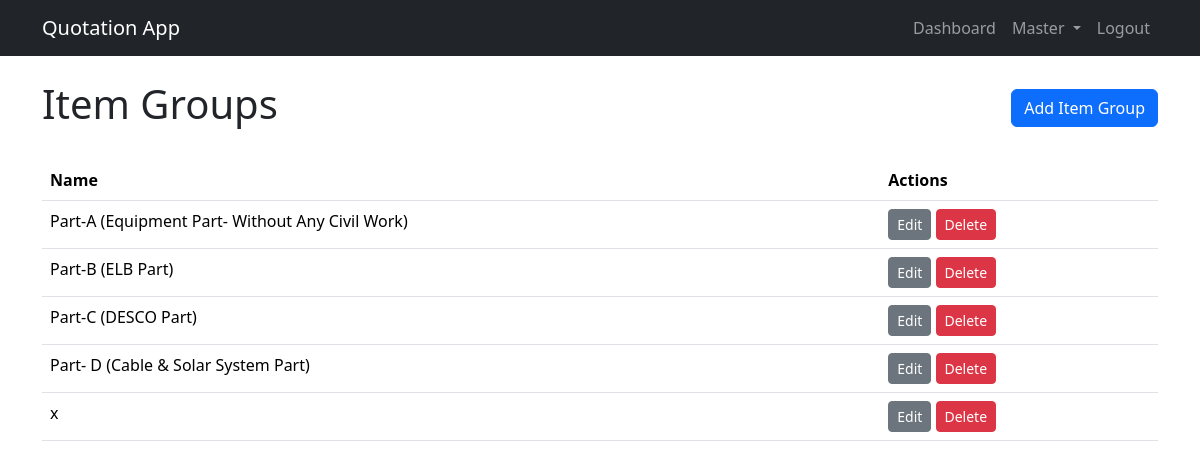
/item-groups/ (signed in), run on an earlier commit of the app's database.
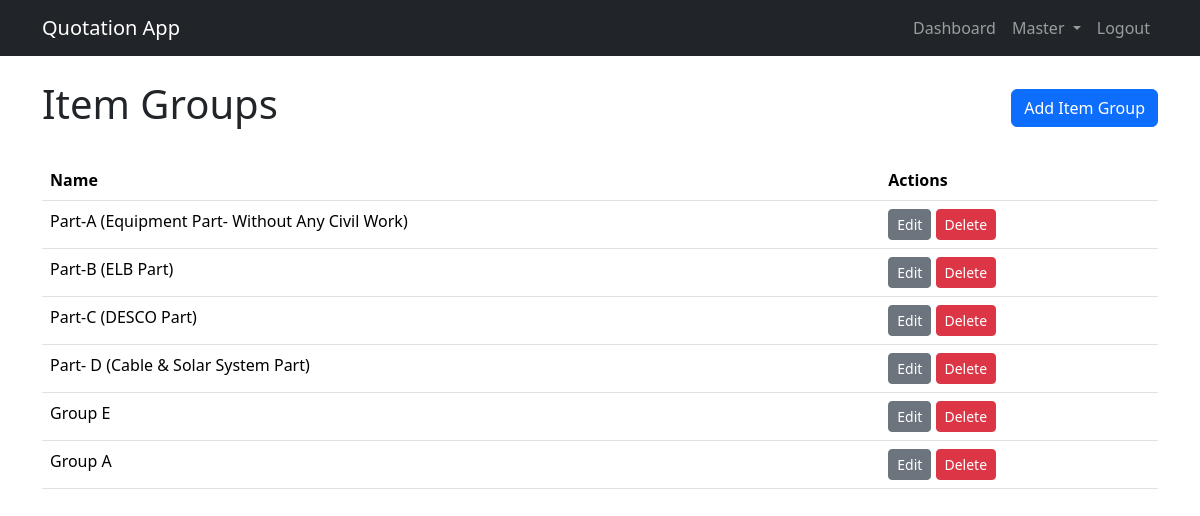
And on a later commit of the database.
### pages/models.py (models this page shows, shortened)
class ItemGroup(models.Model):
    name = models.CharField(max_length=255, unique=True)

### pages/views.py (the view)
# urls.py: path('item-groups/', ItemGroupListView.as_view(), name='itemgroup_list'),
@method_decorator(login_required, name='dispatch')
class ItemGroupListView(ListView):
    model = ItemGroup
    template_name = 'pages/quotations/itemgroup_list.html'

### templates/pages/quotations/itemgroup_list.html (shortened to what this page needs)
{% extends 'base.html' %}
{% block content %}
    <div class="d-flex justify-content-between align-items-center mb-4">
        <h1>Item Groups</h1>
        <a href="{% url 'itemgroup_create' %}" class="btn btn-primary">Add Item Group</a>
    </div>
    <table class="table">
        <thead>
            <tr>
                <th>Name</th>
                <th>Actions</th>
            </tr>
        </thead>
        <tbody>
            {% for item_group in object_list %}
                <tr>
                    <td>{{ item_group.name }}</td>
                    <td>
                        <a href="{% url 'itemgroup_update' item_group.pk %}" class="btn btn-sm btn-secondary">Edit</a>
                        <a href="{% url 'itemgroup_delete' item_group.pk %}" class="btn btn-sm btn-danger">Delete</a>
                    </td>
                </tr>
            {% endfor %}
        </tbody>
    </table>
{% endblock %}

What changed in the data, as far as the page shows it:
removed ItemGroup: name "x"
added ItemGroup: name "Group E"
added ItemGroup: name "Group A"
